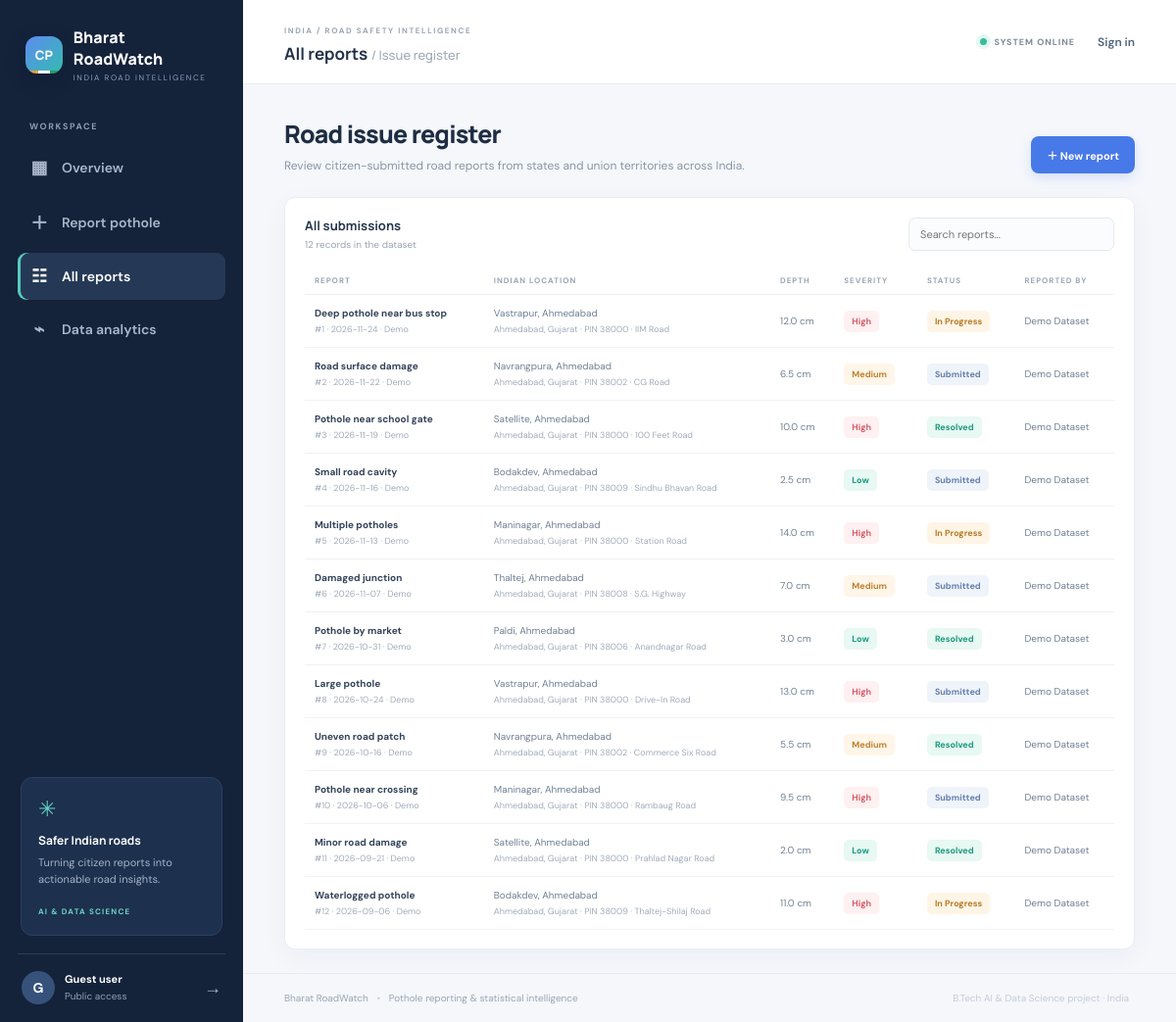
Page /reports on the committed database.
### tables this page shows
CREATE TABLE reports (
            id INTEGER PRIMARY KEY AUTOINCREMENT,
            title TEXT NOT NULL, area TEXT NOT NULL, road TEXT NOT NULL,
            state TEXT NOT NULL DEFAULT 'Gujarat', district TEXT NOT NULL DEFAULT '',
            city TEXT NOT NULL DEFAULT '', ward TEXT NOT NULL DEFAULT '', pincode TEXT NOT NULL DEFAULT '',
            description TEXT, severity TEXT NOT NULL, depth_cm REAL NOT NULL,
            latitude REAL, longitude REAL, status TEXT NOT NULL DEFAULT 'Submitted',
            image TEXT, reporter TEXT NOT NULL, created_at TEXT NOT NULL,
            is_demo INTEGER NOT NULL DEFAULT 0
        );

### app.py (the view)
@app.route("/reports")
def reports_page():
    reports = fetch_reports()
    return render_template("reports.html", reports=reports, user=current_user())

### app.py (called while the page is built)
def get_db():
    conn = sqlite3.connect(DB_PATH)
    conn.row_factory = sqlite3.Row
    return conn

def current_user():
    return session.get("user")

def fetch_reports():
    with get_db() as db:
        rows = db.execute("SELECT * FROM reports ORDER BY created_at DESC").fetchall()
    return [dict(r) for r in rows]

### templates/reports.html (shortened to what this page needs)
{% extends "base.html" %}
{% block page_heading %}All reports <span class="heading-muted">/ Issue register</span>{% endblock %}
{% block content %}
<div class="welcome-row"><div><h1>Road issue register</h1><p>Review citizen-submitted road reports from states and union territories across India.</p></div><a class="btn btn-primary" href="{{ url_for('report') }}">＋ New report</a></div>
<div class="panel">
  <div class="panel-head"><div><h3>All submissions</h3><p>{{ reports|length }} records in the dataset</p></div><input id="reportSearch" class="search-input" placeholder="Search reports..."></div>
  <div class="table-wrap"><table id="reportsTable"><thead><tr><th>REPORT</th><th>INDIAN LOCATION</th><th>DEPTH</th><th>SEVERITY</th><th>STATUS</th><th>REPORTED BY</th></tr></thead><tbody>
  {% for r in reports %}<tr><td><b>{{ r.title }}</b><small>#{{ r.id }} · {{ r.created_at[:10] }}{% if r.is_demo %} · Demo{% endif %}</small></td><td>{{ r.area }}, {{ r.city }}<small>{{ r.district }}, {{ r.state }} · PIN {{ r.pincode }} · {{ r.road }}</small></td><td>{{ r.depth_cm }} cm</td><td><span class="severity {{ r.severity|lower }}">{{ r.severity }}</span></td><td>
  {% if user and user.role == 'admin' %}<form class="inline-status" method="POST" action="{{ url_for('update_report', report_id=r.id) }}"><select name="status" onchange="this.form.submit()"><option {% if r.status=='Submitted' %}selected{% endif %}>Submitted</option><option {% if r.status=='In Progress' %}selected{% endif %}>In Progress</option><option {% if r.status=='Resolved' %}selected{% endif %}>Resolved</option></select></form>{% else %}<span class="status {{ r.status|lower|replace(' ','-') }}">{{ r.status }}</span>{% endif %}</td><td>{{ r.reporter }}</td></tr>{% else %}<tr><td colspan="6">No reports found.</td></tr>{% endfor %}
  </tbody></table></div>
</div>
{% endblock %}

### static/css/style.css (style rules this page uses)
:root { --navy:#14223a;--navy2:#1b2d49;--blue:#4779e8;--cyan:#2ab9a7;--ink:#202d40;--muted:#8995a7;--line:#e9edf3;--bg:#f5f7fb;--white:#fff;--shadow:0 8px 28px rgba(25,43,70,.045) }
* { box-sizing:border-box }
body { margin:0;background:var(--bg);color:var(--ink);font-family:'DM Sans',sans-serif;font-size:14px }
.heading-muted { color:#a1abba;font-weight:500;font-size:13px }
.welcome-row { display:flex;align-items:flex-end;justify-content:space-between;margin:2px 0 24px;gap:20px }
.welcome-row h1,.form-intro h1,.auth-card h1 { font:800 25px Manrope;letter-spacing:-.8px;margin:0 0 7px;color:#1e2d43 }
.welcome-row p,.form-intro p,.auth-card>p { color:#8995a7;margin:0;font-size:12px }
.btn { display:inline-flex;align-items:center;justify-content:center;gap:12px;padding:11px 16px;border-radius:8px;text-decoration:none;font:700 11px 'DM Sans';border:0;cursor:pointer;transition:.2s }
.btn-primary { background:var(--blue);color:white;box-shadow:0 5px 12px #4779e82b }
.panel { background:white;border:1px solid var(--line);border-radius:11px;padding:19px 20px;box-shadow:var(--shadow);min-width:0 }
.panel-head { display:flex;align-items:center;justify-content:space-between;margin-bottom:16px;gap:12px }
.panel-head h3,.insight-heading h3 { font:700 13px Manrope;color:#25354c;margin:0 0 4px }
.panel-head p,.insight-heading p { font-size:10px;color:#9aa5b4;margin:0 }
.table-wrap { overflow-x:auto }
table { width:100%;border-collapse:collapse;text-align:left;white-space:nowrap }
th { font-size:8px;letter-spacing:1px;color:#9aa5b4;font-weight:700;padding:9px 10px;border-bottom:1px solid #edf0f5 }
td { padding:12px 10px;border-bottom:1px solid #f0f2f6;color:#718095;font-size:10px }
td b { display:block;color:#34445b;font-size:10px }
td small { display:block;color:#a1abba;font-size:9px;margin-top:4px }
.severity,.status { display:inline-block;padding:5px 8px;border-radius:5px;font-size:9px;font-weight:700 }
.severity.low { color:#169a80;background:#e8f8f3 }
.severity.medium { color:#bd812d;background:#fff5e8 }
.severity.high { color:#d45b66;background:#fff0f1 }
.status.submitted { color:#6680ad;background:#eff3fa }
.status.in-progress { color:#b77c27;background:#fff5e6 }
.status.resolved { color:#1b9a7c;background:#e8f8f3 }
.field input,.field select,.field textarea,.search-input,.inline-status select { width:100%;border:1px solid #e3e8ef;background:#fbfcfe;border-radius:7px;padding:11px 12px;font:11px 'DM Sans';color:#34445b;outline:none }
.search-input { max-width:210px;padding:9px 11px }

### rows in the picture
reports: title "Deep pothole near bus stop", id "1", created_at "2026-11-24", is_demo "· Demo", area "Vastrapur", city "Ahmedabad", district "Ahmedabad", state "Gujarat", pincode "38000", road "IIM Road", depth_cm "12.0", severity "High", status "In Progress", reporter "Demo Dataset"
reports: title "Road surface damage", id "2", created_at "2026-11-22", is_demo "· Demo", area "Navrangpura", city "Ahmedabad", district "Ahmedabad", state "Gujarat", pincode "38002", road "CG Road", depth_cm "6.5", severity "Medium", status "Submitted", reporter "Demo Dataset"
reports: title "Pothole near school gate", id "3", created_at "2026-11-19", is_demo "· Demo", area "Satellite", city "Ahmedabad", district "Ahmedabad", state "Gujarat", pincode "38000", road "100 Feet Road", depth_cm "10.0", severity "High", status "Resolved", reporter "Demo Dataset"
reports: title "Small road cavity", id "4", created_at "2026-11-16", is_demo "· Demo", area "Bodakdev", city "Ahmedabad", district "Ahmedabad", state "Gujarat", pincode "38009", road "Sindhu Bhavan Road", depth_cm "2.5", severity "Low", status "Submitted", reporter "Demo Dataset"
reports: title "Multiple potholes", id "5", created_at "2026-11-13", is_demo "· Demo", area "Maninagar", city "Ahmedabad", district "Ahmedabad", state "Gujarat", pincode "38000", road "Station Road", depth_cm "14.0", severity "High", status "In Progress", reporter "Demo Dataset"
reports: title "Damaged junction", id "6", created_at "2026-11-07", is_demo "· Demo", area "Thaltej", city "Ahmedabad", district "Ahmedabad", state "Gujarat", pincode "38008", road "S.G. Highway", depth_cm "7.0", severity "Medium", status "Submitted", reporter "Demo Dataset"
reports: title "Pothole by market", id "7", created_at "2026-10-31", is_demo "· Demo", area "Paldi", city "Ahmedabad", district "Ahmedabad", state "Gujarat", pincode "38006", road "Anandnagar Road", depth_cm "3.0", severity "Low", status "Resolved", reporter "Demo Dataset"
reports: title "Large pothole", id "8", created_at "2026-10-24", is_demo "· Demo", area "Vastrapur", city "Ahmedabad", district "Ahmedabad", state "Gujarat", pincode "38000", road "Drive-In Road", depth_cm "13.0", severity "High", status "Submitted", reporter "Demo Dataset"
reports: title "Uneven road patch", id "9", created_at "2026-10-16", is_demo "· Demo", area "Navrangpura", city "Ahmedabad", district "Ahmedabad", state "Gujarat", pincode "38002", road "Commerce Six Road", depth_cm "5.5", severity "Medium", status "Resolved", reporter "Demo Dataset"
reports: title "Pothole near crossing", id "10", created_at "2026-10-06", is_demo "· Demo", area "Maninagar", city "Ahmedabad", district "Ahmedabad", state "Gujarat", pincode "38000", road "Rambaug Road", depth_cm "9.5", severity "High", status "Submitted", reporter "Demo Dataset"
reports: title "Minor road damage", id "11", created_at "2026-09-21", is_demo "· Demo", area "Satellite", city "Ahmedabad", district "Ahmedabad", state "Gujarat", pincode "38000", road "Prahlad Nagar Road", depth_cm "2.0", severity "Low", status "Resolved", reporter "Demo Dataset"
reports: title "Waterlogged pothole", id "12", created_at "2026-09-06", is_demo "· Demo", area "Bodakdev", city "Ahmedabad", district "Ahmedabad", state "Gujarat", pincode "38009", road "Thaltej-Shilaj Road", depth_cm "11.0", severity "High", status "In Progress", reporter "Demo Dataset"

### other values in the picture
{{ (user.name[0] if user else 'G')|upper }} "G"
{{ user.name if user else 'Guest user' }} "Guest user"
{{ user.role|title if user else 'Public access' }} "Public access"
{{ 'Sign in' if not user else 'Sign out' }} "Sign in"
{{ reports|length }} "12"
